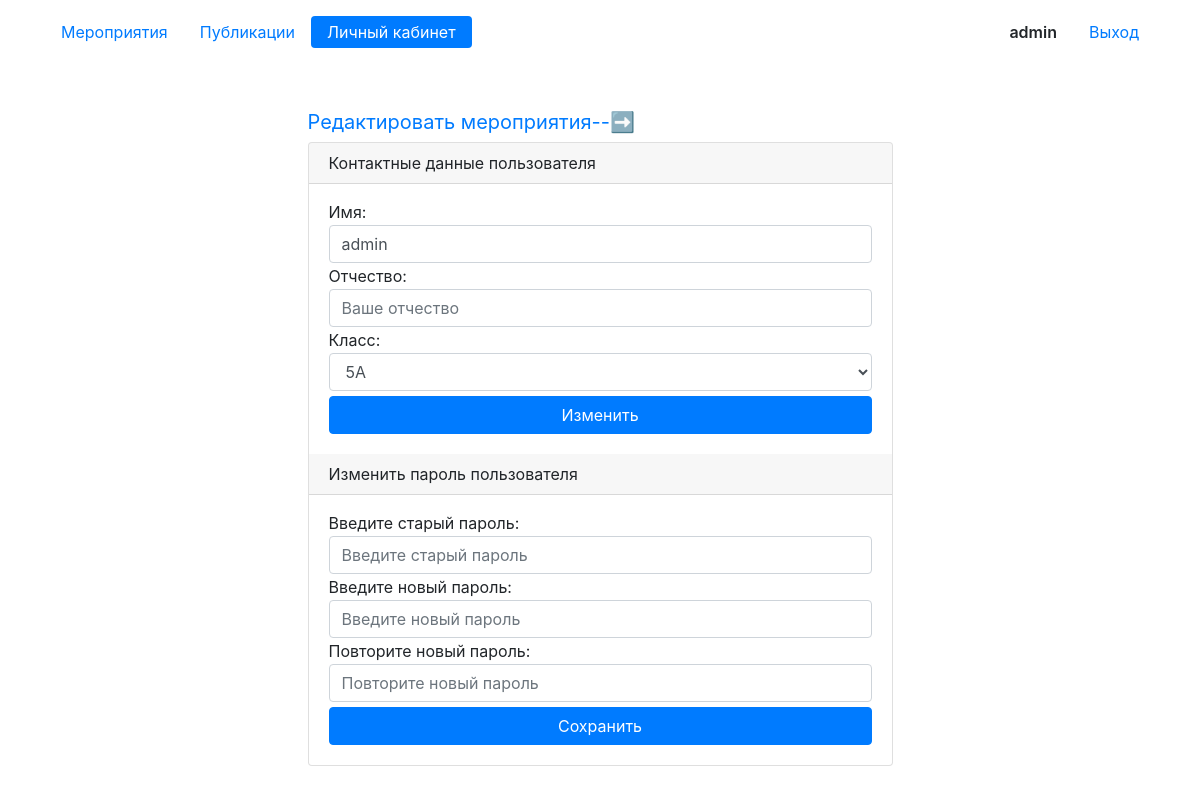
Before: /profile/ (signed in) with the older database file.
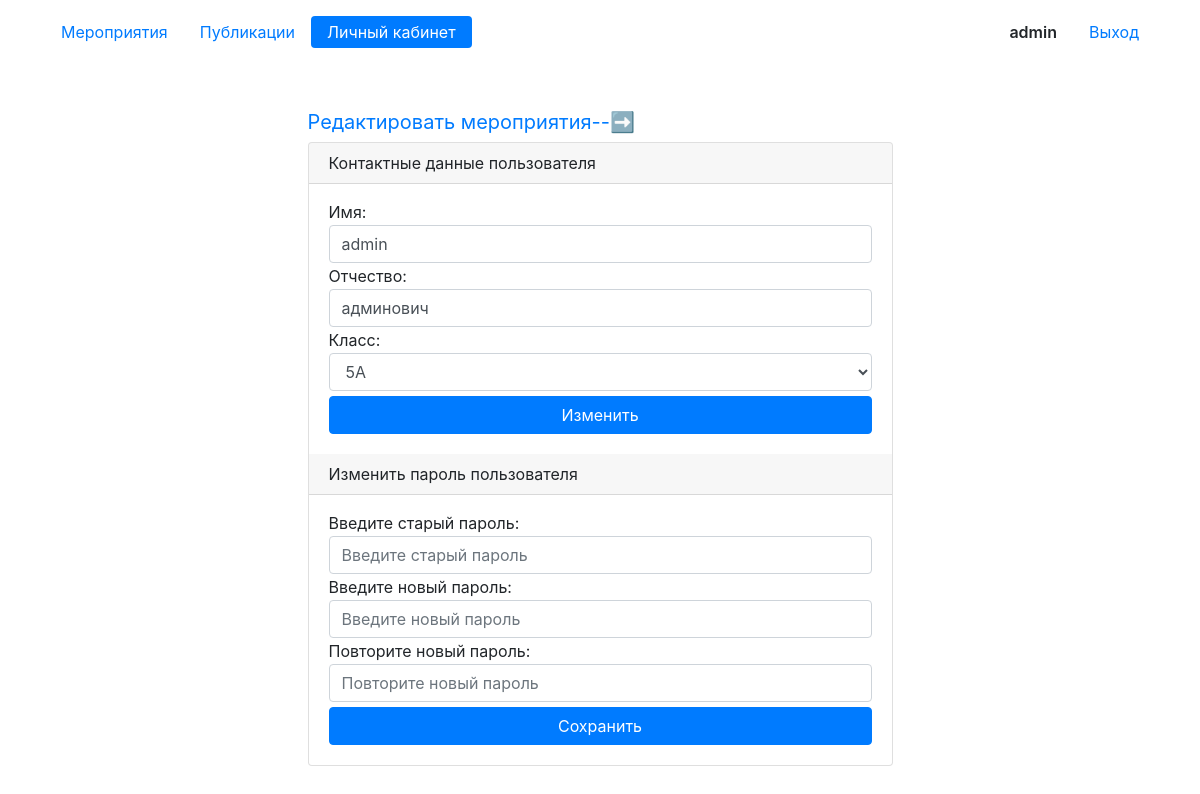
After: the same page with the newer database file.
### main/models.py (models this page shows, shortened)
class CustomUser(AbstractUser):
    class_scool = models.CharField(max_length=10, choices=klass_Choices)

### main/views.py (the view, shortened to what this page needs)
# urls.py: path('profile/', user_profile, name='profile'),
def user_profile(request):
    user = request.user
    edit_contact_data_form = EditContactDataForm(instance=user)
    change_pass_form = ChangePasswordForm()
    context = {'edit_contact_data_form': edit_contact_data_form,
            'change_pass_form': change_pass_form, }
    context['active'] =  {'profile': 'active'}
    return render(request, 'profile.html', context=context)

### main/forms.py
class EditContactDataForm(forms.ModelForm):
    username = forms.CharField(error_messages={'required': 'Не указанно имя'},
                        max_length=50, widget=forms.TextInput(
        attrs={'class': 'form-control', 'placeholder': 'Ваше имя'}),
        label='Имя:')
    last_name = forms.CharField(error_messages={'required': 'Не указанно отчество'},
                            max_length=50, widget=forms.TextInput(
        attrs={'class': 'form-control', 'placeholder': 'Ваше отчество'}),
        label='Отчество:')
    class_scool = forms.ChoiceField(
        error_messages={'required': 'Не указан ваш класс'},
        choices=[*klass_Choices],
        widget=forms.Select(attrs={'class': 'form-control'}),
        label='Класс:')
    class Meta:
        model = get_user_model()
        fields = ['username', 'last_name', 'class_scool' ]

### main/templates/profile.html (shortened to what this page needs)
{% extends 'base.html' %}
{% load static %}
{% block content %}
{% if user.is_staff %}
<div class="user_event">
    <a href="{% url 'profile_event_admin'%}">Редактировать мероприятия--➡️</a>
</div>
{% else %}
<div class="user_event">
    <a href="{% url 'profile_event'%}">Мои мероприятия--➡️</a>
</div>
{% endif %}
<div class="card">
    <div class="card-header">
        Контактные данные пользователя
    </div>
    <div class="card-body">
        <form method="POST" class="create__form d-flex flex-column w-full" action="" novalidate>
            {{edit_contact_data_form.as_p}}
            <button class="btn btn-primary" name="edit_contact_data">Изменить</button>
        </form>
    </div>
    <div class="card-header">
        Изменить пароль пользователя
    </div>
    <div class="card-body">
        <form method="POST" class="create__form d-flex flex-column w-full" action="" novalidate>
            {{change_pass_form.as_p}}
            <button class="btn btn-primary" name="change_password">Сохранить</button>
        </form>
    </div>
</div>
{% endblock %}

### main/templates/base.html (shortened to what this page needs)
<!DOCTYPE html>
{% load static %}
<html lang="en">
<head>
    <link rel="stylesheet" href="https://stackpath.bootstrapcdn.com/bootstrap/4.5.2/css/bootstrap.min.css">
    <link rel="stylesheet" href="{% static "css/null.css" %}">
    <link rel="stylesheet" href="{% static "css/style.css" %}">
</head>
<body>
    <div class="wraper">
        <header class="header">
            <div class="container d-flex justify-content-between">
                <div class="d-flex justify-content-center py-3">
                    <ul class="nav nav-pills">
                        <li class="nav-item">
                            <a href="{% url 'main' %}" class="nav-link {{ active.event }}">Мероприятия</a>
                        </li>
                        <li class="nav-item">
                            <a href="{% url 'posts' %}" class="nav-link {{ active.post }}">Публикации</a>
                        </li>
                        {% if user.is_active %}
                        <li class="nav-item">
                            <a href="{% url 'profile' %}" class="nav-link {{ active.profile }}">Личный кабинет</a>
                        </li>
                        {% endif %}
                    </ul>
                </div>
                <div class="d-flex justify-content-center py-3">
                    <ul class="nav nav-pills">
                        <li class="nav-item ">
                            <span class="nav-link header-username">{{ user.username }}</span>
                        </li>
                        {% if user.is_authenticated %}
                        <li class="nav-item">
                            <a href="{% url 'logout' %}" class="nav-link">Выход</a>
                        </li>
                        {% else %}
                        <li class="nav-item">
                            <a href="{% url 'login' %}" class="nav-link">Войти</a>
                        </li>
                        {% endif %}
                    </ul>
                </div>
            </div>
        </header>
        <main class="row justify-content-center">
            <div class="container mt-5 col-md-6">
                {% block content %}{% endblock %}
            </div>
        </main>
    </div>
</body>
</html>

Changed rows visible on the page:
changed CustomUser "admin": last_name (not shown) → "админович"
